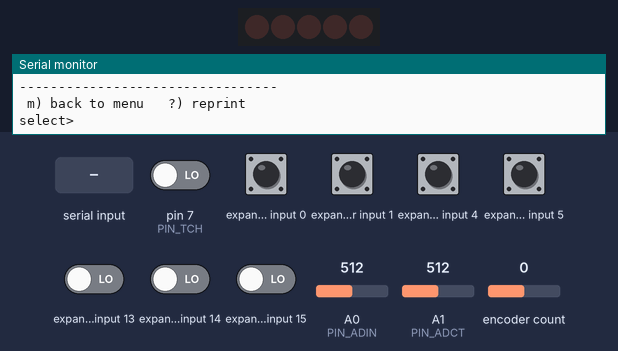
A sketch run on a simulated Arduino Leonardo, built with avr-gcc and run on an emulated ATmega32U4. On the bench: 5 port-expander outputs drawn as a row of LEDs (first output left, lit = HIGH), the last lines printed to the serial monitor. Wiring (inferred from the names in the program): MCP23017 port expander at I2C address 0x20. Wiring (inferred from the signals the program sends): row of LEDs: on Q8, Q9, Q10, Q11, Q12. Inputs (shaded band) come from the test bench; at power-on: expander input 0, expander input 1, expander input 4, expander input 5 HIGH, expander input 13–15, pin 7 (PIN_TCH) LOW, A0 (PIN_ADIN) = 512, A1 (PIN_ADCT) = 512, encoder count 0.

Above: at 1.2 s.
1.3 s: "4\n" received over Serial
At 1.39 s:
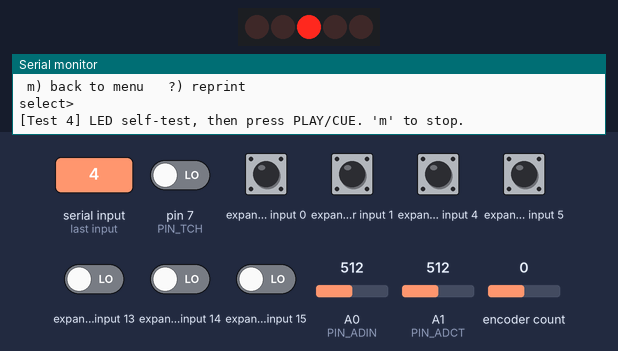
At 2.11 s:
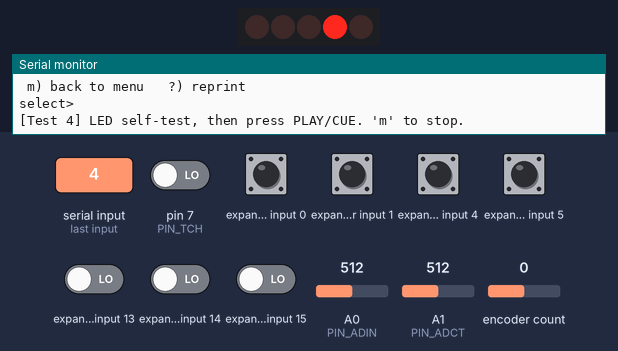
3.9 s: byte 53 ('5') received over Serial
At 4.01 s:
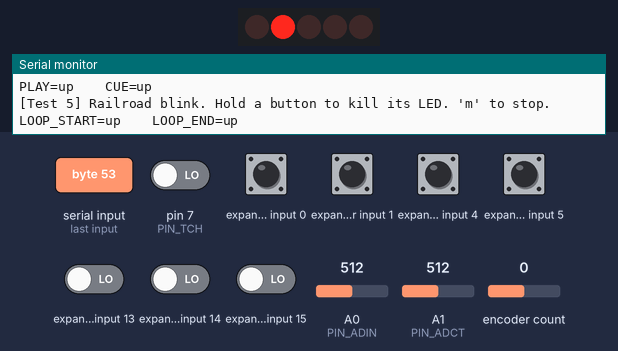
At 6.8 s:
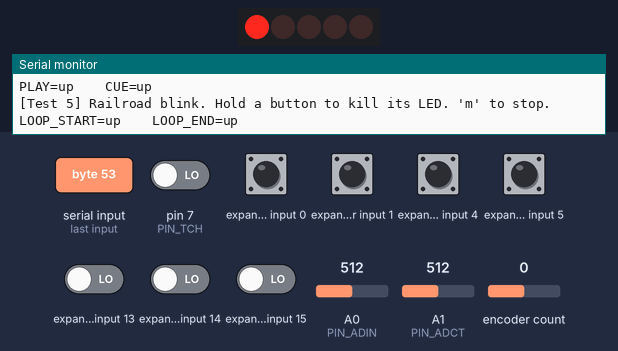
6.9 s: byte 49 ('1') received over Serial
8.5 s: byte 50 ('2') received over Serial
10.0 s: byte 63 ('?') received over Serial
11.5 s: byte 51 ('3') received over Serial
Timing chart, 0 to 14.0 s (numbered marks = the images above; inputs shaded):
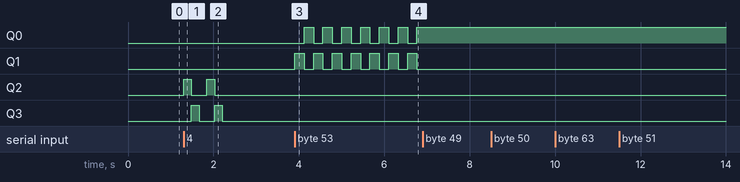

Measured:
- after the input at 1.3 s, Q2: alternates HIGH for 0.18 s and LOW for 0.36 s, 4 changes in all, then stays LOW, starting at once; Q3: alternates HIGH for 0.18 s and LOW for 0.36 s, 4 changes in all, then stays LOW, starting after 0.19 s
- after the input at 3.9 s, Q0: alternates HIGH for 0.22 s and LOW for 0.22 s, starting after 0.22 s; Q1: alternates HIGH for 0.22 s and LOW for 0.22 s, starting at once

The sketch:

test_midi_trimixxx_board_v1.ino
```cpp
/* ============================================================================
 * TriMixxx — Board Bring-Up / Wiring Test Harness
 * Target: ATmega32U4 Pro Micro (5V / 16MHz)
 * Topology: Pi --UART--> Arduino --I2C--> MCP23017 --JST--> button boards
 *
 * HOW TO USE
 *   1. Upload. Open Serial Monitor (USB) @ 115200 baud, line ending = Newline.
 *   2. Type a digit 1..6 + Enter to enter a test mode.
 *   3. Type 'm' to return to the menu, '?' to reprint it.
 *
 * Each menu item = one board/stage. Run them in order; the menu shows which
 * stages exist so it doubles as a progress checklist.
 *
 * ASSUMPTIONS (change the #defines if your wiring differs):
 *   - MCP23017 at I2C address 0x20 (A0/A1/A2 tied to GND). Test 1 reports the
 *     real address if it's different.
 *   - Buttons are wired to GND and use the MCP's internal pull-ups => pressed
 *     reads LOW (0). Loop board buttons additionally have a 100nF cap to GND
 *     for hardware debounce:  PIN --(100nF--GND)--SW--GND.
 *     The internal pull-up is REQUIRED here: it's what pulls the line HIGH on
 *     release and recharges the cap. With ~100k pull-up + 100nF the release
 *     edge rises with tau ~10ms, so the software debounce window is set wider
 *     than that (see DEBOUNCE_SAMPLES) to avoid double-triggering.
 *   - LED channels are active-HIGH: MCP pin HIGH -> 2N7000 gate HIGH -> LED on.
 *   - Jogwheel touch (TCH) is active-LOW with the 22k pull-up on the JOGB PCB
 *     (pressed = LOW). PE6 (D7) set as plain INPUT, no internal pull-up.
 *   - Jog encoder uses the PJRC Encoder lib; D8/D9 aren't INT pins so the lib
 *     polls inside read() - fine for hand speed, may slip at full scratch.
 *
 * PIN MAP (Pro Micro / ATmega32U4)
 *   Tempo fader  ADIN -> A0 (PF7)      ADCT -> A1 (PF6)
 *   Jogwheel     TCH  -> D7  (PE6)     JOG1 -> D8 (PB4)   JOG2 -> D9 (PB5)
 *   I2C          SDA  -> D2 (PD1)      SCL  -> D3 (PD0)
 *   UART to Pi   RX1  -> D0 (PD2)      TX1  -> D1 (PD3)   (Serial1)
 *
 * MCP23017 channel map
 *   Inputs  (PORTA): GPA0 LOOP_START_BTN  GPA1 LOOP_END_BTN
 *                    GPA4 BTN_PLAY        GPA5 BTN_CUE   (GPA6 = future reloop)
 *   Outputs (PORTB): GPB0 LOOP_START_LED  GPB1 LOOP_END_LED
 *                    GPB2 LED_PLAY        GPB3 LED_CUE
 * ==========================================================================*/

#include <Wire.h>
#include <Encoder.h>     // PJRC "Encoder" by Paul Stoffregen (same lib as the working jog sketch)

// ---------------------------------------------------------------- config ----
#define MCP_ADDR        0x20      // default when A0..A2 grounded
#define UART_BAUD       115200    // Pi link baud (match ttymidi config)
#define USB_BAUD        115200

// ---- Pro Micro pins
#define PIN_ADIN        A0        // PF7  tempo fader wiper (main channel)
#define PIN_ADCT        A1        // PF6  tempo calibration / control channel
#define PIN_TCH         7         // PE6  jogwheel touch
#define PIN_JOG1        8         // PB4  encoder A
#define PIN_JOG2        9         // PB5  encoder B

// ---- MCP23017 registers (IOCON.BANK = 0, the power-on default)
#define MCP_IODIRA      0x00
#define MCP_IODIRB      0x01
#define MCP_GPPUA       0x0C
#define MCP_GPPUB       0x0D
#define MCP_GPIOA       0x12
#define MCP_GPIOB       0x13
#define MCP_OLATB       0x15

// ---- MCP bit masks (PORTA inputs / PORTB outputs)
#define M_LOOP_START_BTN  (1 << 0)   // GPA0
#define M_LOOP_END_BTN    (1 << 1)   // GPA1
#define M_BTN_PLAY        (1 << 4)   // GPA4
#define M_BTN_CUE         (1 << 5)   // GPA5

#define M_LOOP_START_LED  (1 << 0)   // GPB0
#define M_LOOP_END_LED    (1 << 1)   // GPB1
#define M_LED_PLAY        (1 << 2)   // GPB2
#define M_LED_CUE         (1 << 3)   // GPB3

#define IODIRA_INPUTS   (M_LOOP_START_BTN | M_LOOP_END_BTN | M_BTN_PLAY | M_BTN_CUE)
#define IODIRB_OUTPUTS  (M_LOOP_START_LED | M_LOOP_END_LED | M_LED_PLAY | M_LED_CUE)

// ----------------------------------------------------------------- state ----
enum Mode { MENU, T1_I2C, T2_FADER, T3_JOG, T4_PLAYCUE, T5_LOOP, T6_UART };
Mode mode = MENU;
bool mcpReady = false;
uint8_t mcpFoundAddr = 0;

unsigned long lastTick = 0;

// jog encoder (PJRC Encoder lib handles decoding; polls in read() on D8/D9)
Encoder jogWheel(PIN_JOG1, PIN_JOG2);

// ============================================================ MCP helpers ===
bool mcpWrite(uint8_t reg, uint8_t val) {
  Wire.beginTransmission(MCP_ADDR);
  Wire.write(reg);
  Wire.write(val);
  return Wire.endTransmission() == 0;
}

uint8_t mcpRead(uint8_t reg) {
  Wire.beginTransmission(MCP_ADDR);
  Wire.write(reg);
  if (Wire.endTransmission(false) != 0) return 0xFF;
  Wire.requestFrom((int)MCP_ADDR, 1);
  return Wire.available() ? Wire.read() : 0xFF;
}

// Read that reports success separately, so a failed transaction is never
// mistaken for real data (a failed read used to look like "all released").
bool mcpReadReg(uint8_t reg, uint8_t &val) {
  Wire.beginTransmission(MCP_ADDR);
  Wire.write(reg);
  if (Wire.endTransmission(false) != 0) return false;
  if (Wire.requestFrom((int)MCP_ADDR, 1) != 1) return false;
  val = Wire.read();
  return true;
}

// Configure ports for the button-board tests. Returns false if MCP not talking.
bool mcpConfigure() {
  bool ok = true;
  ok &= mcpWrite(MCP_IODIRA, IODIRA_INPUTS);   // 1 = input
  ok &= mcpWrite(MCP_GPPUA,  IODIRA_INPUTS);   // pull-ups on the input pins
  ok &= mcpWrite(MCP_IODIRB, (uint8_t)~IODIRB_OUTPUTS); // 0 = output on LED bits
  ok &= mcpWrite(MCP_OLATB,  0x00);            // all LEDs off
  mcpReady = ok;
  return ok;
}

void ledWrite(uint8_t mask, bool on) {
  uint8_t v = mcpRead(MCP_OLATB);
  if (on) v |= mask; else v &= ~mask;
  mcpWrite(MCP_OLATB, v);
}

// (jog decoding handled by the Encoder library — no manual ISR needed)

// ============================================================ menu ==========
void printMenu() {
  Serial.println();
  Serial.println(F("====== TriMixxx Board Test ======"));
  Serial.println(F(" 1) I2C  -> MCP23017 comms"));
  Serial.println(F(" 2) Tempo fader  (A0 ADIN / A1 ADCT)"));
  Serial.println(F(" 3) Jogwheel     (TCH/JOG1/JOG2)"));
  Serial.println(F(" 4) Play/Cue board   (MCP)"));
  Serial.println(F(" 5) Loop button board(MCP)"));
  Serial.println(F(" 6) UART  -> Pi"));
  Serial.println(F("---------------------------------"));
  Serial.println(F(" m) back to menu   ?) reprint"));
  Serial.print  (F("select> "));
}

void enterMode(Mode m) {
  mode = m;
  Serial.println();
  switch (m) {
    case T1_I2C:     runI2CTest();      break;   // one-shot, returns to menu
    case T2_FADER:   Serial.println(F("[Test 2] Move the fader. 'm' to stop.")); break;
    case T3_JOG:
      pinMode(PIN_TCH, INPUT);          // active-LOW; 22k pull-up lives on JOGB PCB
      jogWheel.write(0);                // zero the counter (lib already set D8/D9 pull-ups)
      Serial.println(F("[Test 3] Spin & touch the jog. 'm' to stop."));
      break;
    case T4_PLAYCUE:
      if (!mcpConfigure()) { Serial.println(F("MCP not responding - run Test 1 first.")); mode = MENU; printMenu(); return; }
      Serial.println(F("[Test 4] LED self-test, then press PLAY/CUE. 'm' to stop."));
      ledSelfTest(M_LED_PLAY, M_LED_CUE);
      break;
    case T5_LOOP:
      if (!mcpConfigure()) { Serial.println(F("MCP not responding - run Test 1 first.")); mode = MENU; printMenu(); return; }
      Serial.println(F("[Test 5] Railroad blink. Hold a button to kill its LED. 'm' to stop."));
      break;
    case T6_UART:
      Serial.print(F("[Test 6] Serial1 @ ")); Serial.print(UART_BAUD);
      Serial.println(F(" baud. TX heartbeat + echo RX. 'm' to stop."));
      Serial.println(F("Loopback: jumper D1(TX)->D0(RX) and watch for RX echo."));
      break;
    default: break;
  }
}

// ============================================================ tests =========
void runI2CTest() {
  Serial.println(F("[Test 1] Scanning I2C bus..."));
  uint8_t count = 0;
  for (uint8_t addr = 1; addr < 127; addr++) {
    Wire.beginTransmission(addr);
    if (Wire.endTransmission() == 0) {
      Serial.print(F("  found device @ 0x"));
      if (addr < 16) Serial.print('0');
      Serial.println(addr, HEX);
      count++;
      if (addr >= 0x20 && addr <= 0x27) mcpFoundAddr = addr;  // MCP23017 range
    }
  }
  if (count == 0) {
    Serial.println(F("  NONE. Check SDA/SCL, pull-ups, power, GND."));
    mode = MENU; printMenu(); return;
  }

  // Two-way verify against the configured MCP_ADDR.
  Serial.print(F("  Verifying R/W @ 0x")); Serial.println(MCP_ADDR, HEX);
  bool w = mcpWrite(MCP_IODIRA, 0xA5);          // write a test pattern
  uint8_t rb = mcpRead(MCP_IODIRA);             // read it back
  mcpWrite(MCP_IODIRA, 0xFF);                   // restore (all inputs)
  if (w && rb == 0xA5) {
    Serial.println(F("  OK  - wrote 0xA5 to IODIRA, read back 0xA5. MCP talks."));
    mcpReady = true;
  } else {
    Serial.print(F("  FAIL - wrote 0xA5, read 0x")); Serial.println(rb, HEX);
    if (mcpFoundAddr && mcpFoundAddr != MCP_ADDR) {
      Serial.print(F("  NOTE: MCP appears at 0x")); Serial.print(mcpFoundAddr, HEX);
      Serial.println(F(" - update MCP_ADDR."));
    }
  }
  mode = MENU; printMenu();
}

void ledSelfTest(uint8_t a, uint8_t b) {
  for (uint8_t i = 0; i < 2; i++) {
    ledWrite(a, true);  delay(180);
    ledWrite(a, false); ledWrite(b, true); delay(180);
    ledWrite(b, false); delay(180);
  }
}

void loopFader() {
  if (millis() - lastTick < 150) return;
  lastTick = millis();
  Serial.print(F("ADIN(A0)=")); Serial.print(analogRead(PIN_ADIN));
  Serial.print(F("\tADCT(A1)=")); Serial.println(analogRead(PIN_ADCT));
}

void loopJog() {
  static bool first = true;
  static long shown = 0;
  static int lastTouch = -1;
  long pos = jogWheel.read();             // polls the encoder on D8/D9
  int touched = !digitalRead(PIN_TCH);    // active-LOW: pressed = 1
  if (first || pos != shown || touched != lastTouch) {
    first = false;
    shown = pos; lastTouch = touched;
    Serial.print(F("JOG pos=")); Serial.print(pos);
    Serial.print(F("\tTCH=")); Serial.println(touched ? F("TOUCH") : F("--"));
  }
}

// Echo buttons -> LEDs so a press visibly lights its channel (proves in+out+FET).
// Sampled at a fixed rate with a debounce integrator: a new state must hold for
// DEBOUNCE_SAMPLES consecutive reads before it's accepted, which kills the
// momentary "up" glitches while a button is held. Failed I2C reads are ignored.
#define DEBOUNCE_SAMPLES 6      // 6 x 4ms = 24ms stable; clears the ~10ms RC rise
#define SAMPLE_INTERVAL  4      // ms between reads

void loopButtons(uint8_t btnA, uint8_t ledA, const __FlashStringHelper* nameA,
                 uint8_t btnB, uint8_t ledB, const __FlashStringHelper* nameB) {
  static unsigned long lastSample = 0;
  static bool aState = false, bState = false;   // debounced/accepted state
  static uint8_t aCnt = 0, bCnt = 0;
  static bool first = true, lastA = false, lastB = false;

  if (millis() - lastSample < SAMPLE_INTERVAL) return;
  lastSample = millis();

  uint8_t gpioa;
  if (!mcpReadReg(MCP_GPIOA, gpioa)) return;     // bad read -> ignore, keep last state

  bool aRaw = !(gpioa & btnA);                   // active-low
  bool bRaw = !(gpioa & btnB);

  // integrate: only flip the accepted state after N consistent samples
  if (aRaw != aState) { if (++aCnt >= DEBOUNCE_SAMPLES) { aState = aRaw; aCnt = 0; } } else aCnt = 0;
  if (bRaw != bState) { if (++bCnt >= DEBOUNCE_SAMPLES) { bState = bRaw; bCnt = 0; } } else bCnt = 0;

  if (first || aState != lastA || bState != lastB) {
    first = false; lastA = aState; lastB = bState;
    ledWrite(ledA, aState);
    ledWrite(ledB, bState);
    Serial.print(nameA); Serial.print(aState ? F("=DOWN  ") : F("=up    "));
    Serial.print(nameB); Serial.println(bState ? F("=DOWN") : F("=up"));
  }
}

// Loop board: two LEDs alternate in a railroad pattern; holding a button
// forces ITS led off. Buttons are debounced + failed I2C reads ignored.
#define RAILROAD_MS 220
void loopLoopBoard() {
  static unsigned long lastSample = 0, lastBlink = 0;
  static bool phase = false;
  static bool sState = false, eState = false;   // debounced button states
  static uint8_t sCnt = 0, eCnt = 0;
  static uint8_t lastReport = 0xFF;
  static uint8_t lastOut = 0xFF;

  // --- debounced button read ---
  if (millis() - lastSample >= SAMPLE_INTERVAL) {
    lastSample = millis();
    uint8_t gpioa;
    if (mcpReadReg(MCP_GPIOA, gpioa)) {
      bool sRaw = !(gpioa & M_LOOP_START_BTN);
      bool eRaw = !(gpioa & M_LOOP_END_BTN);
      if (sRaw != sState) { if (++sCnt >= DEBOUNCE_SAMPLES) { sState = sRaw; sCnt = 0; } } else sCnt = 0;
      if (eRaw != eState) { if (++eCnt >= DEBOUNCE_SAMPLES) { eState = eRaw; eCnt = 0; } } else eCnt = 0;
    }
  }

  // --- railroad blink phase ---
  if (millis() - lastBlink >= RAILROAD_MS) {
    lastBlink = millis();
    phase = !phase;
  }

  // alternate the two LEDs; a held button kills its own LED
  bool startOn = !phase && !sState;
  bool endOn   =  phase && !eState;

  uint8_t outBits = (startOn ? M_LOOP_START_LED : 0) | (endOn ? M_LOOP_END_LED : 0);
  if (outBits != lastOut) {
    lastOut = outBits;
    uint8_t cur;
    if (mcpReadReg(MCP_OLATB, cur)) {           // preserve play/cue LED bits
      cur = (cur & ~(M_LOOP_START_LED | M_LOOP_END_LED)) | outBits;
      mcpWrite(MCP_OLATB, cur);
    }
  }

  // report button changes
  uint8_t now = (sState ? 1 : 0) | (eState ? 2 : 0);
  if (now != lastReport) {
    lastReport = now;
    Serial.print(F("LOOP_START")); Serial.print(sState ? F("=DOWN  ") : F("=up    "));
    Serial.print(F("LOOP_END"));   Serial.println(eState ? F("=DOWN") : F("=up"));
  }
}

void loopUart() {
  // heartbeat out
  if (millis() - lastTick >= 500) {
    lastTick = millis();
    static uint32_t n = 0;
    Serial1.print(F("TriMixxx UART hello ")); Serial1.println(n++);
    Serial.println(F("  -> sent heartbeat on Serial1"));
  }
  // echo whatever the Pi (or loopback) sends back
  while (Serial1.available()) {
    char c = Serial1.read();
    Serial.print(F("  <- RX: ")); Serial.println(c);
  }
}

// ============================================================ core ==========
void handleSerial() {
  while (Serial.available()) {
    char c = Serial.read();
    if (c == '\n' || c == '\r' || c == ' ') continue;
    switch (c) {
      case 'm': mode = MENU; printMenu(); break;
      case '?': printMenu(); break;
      case '1': enterMode(T1_I2C); break;
      case '2': enterMode(T2_FADER); break;
      case '3': enterMode(T3_JOG); break;
      case '4': enterMode(T4_PLAYCUE); break;
      case '5': enterMode(T5_LOOP); break;
      case '6': enterMode(T6_UART); break;
      default:  Serial.print(F("? unknown: ")); Serial.println(c); break;
    }
  }
}

void setup() {
  Serial.begin(USB_BAUD);
  Serial1.begin(UART_BAUD);
  Wire.begin();
  Wire.setClock(100000);
  unsigned long t0 = millis();
  while (!Serial && millis() - t0 < 3000) { /* wait up to 3s for USB serial */ }
  printMenu();
}

void loop() {
  handleSerial();
  switch (mode) {
    case T2_FADER:   loopFader(); break;
    case T3_JOG:     loopJog();   break;
    case T4_PLAYCUE: loopButtons(M_BTN_PLAY, M_LED_PLAY, F("PLAY"),
                                 M_BTN_CUE,  M_LED_CUE,  F("CUE")); break;
    case T5_LOOP:    loopLoopBoard(); break;
    case T6_UART:    loopUart();  break;
    default: break;
  }
}
```
